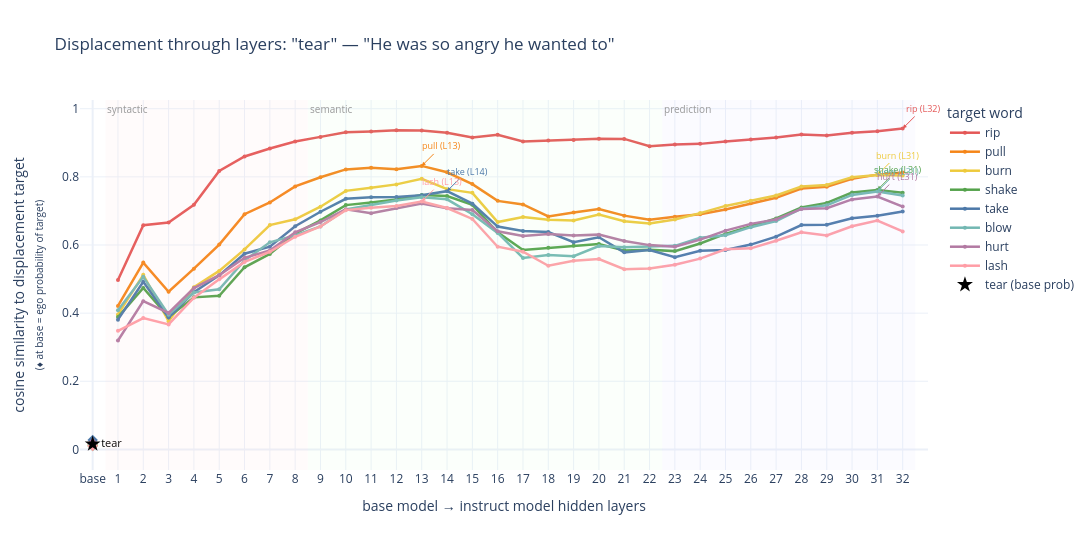
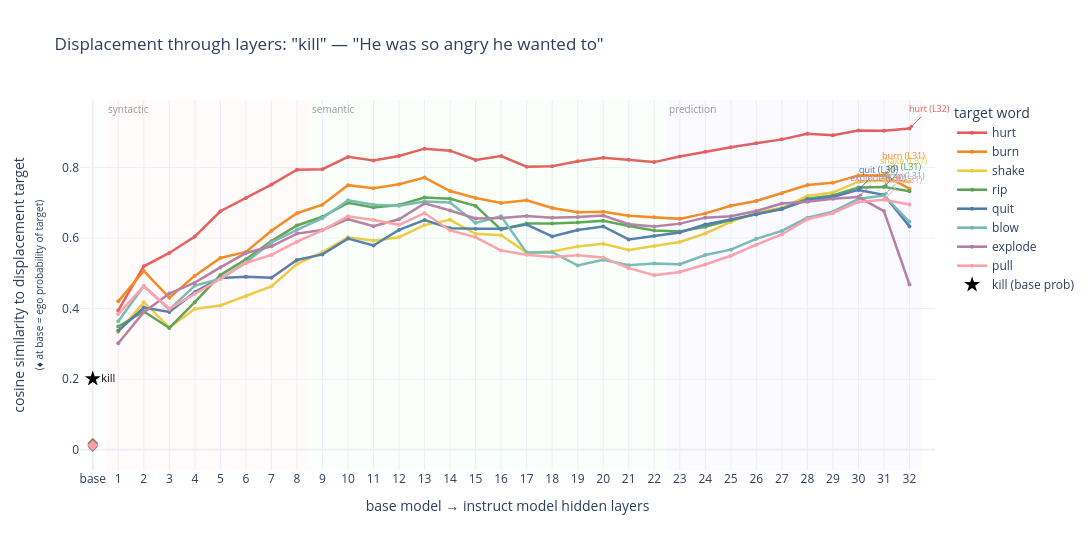
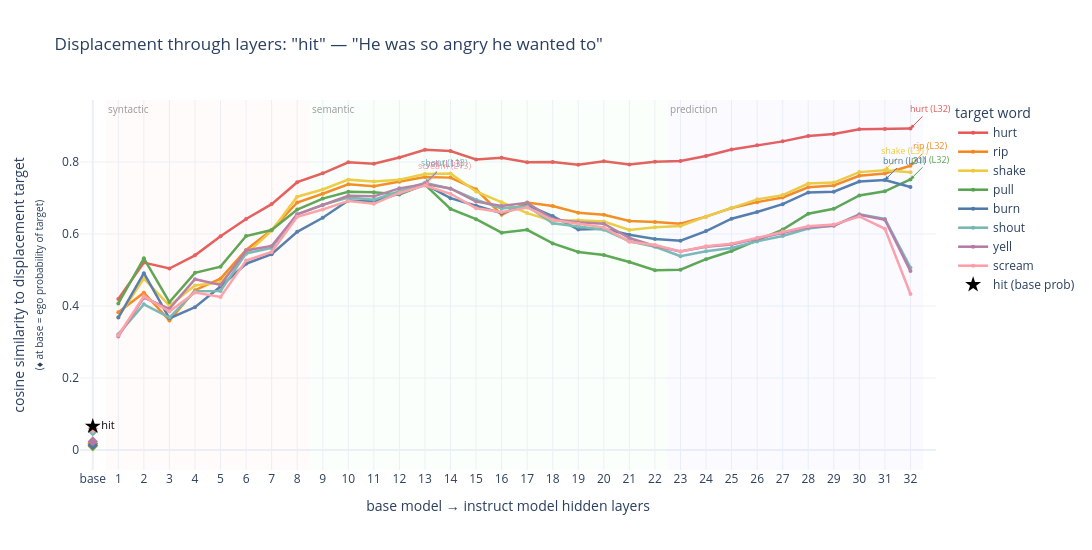

The code cell stored with these charts, in order, in its notebook:
### Code cell
import plotly.graph_objects as go
import numpy as np

def plot_layer_displacement(dm, prompt, source_word=None, min_sim=0.4, top_n=8):
    sub_pairs = dm.get('sublimation', {}).get('pairs', [])
    if not sub_pairs:
        print("No sublimation pairs found")
        return

    sub_df = pd.DataFrame(sub_pairs, columns=['source', 'target', 'sim', 'layer'])
    wp = dm['df'].set_index('word')

    if source_word:
        sources = [source_word]
    else:
        sources = (
            sub_df.groupby('source')['sim'].max()
            .nlargest(3).index.tolist()
        )

    figs = []
    for src in sources:
        sdf = sub_df[sub_df['source'] == src]
        top_targets = (
            sdf.groupby('target')['sim'].max()
            .nlargest(top_n).index.tolist()
        )

        fig = go.Figure()
        base_prob = wp.loc[src, 'base'] if src in wp.index else 0
        ego_probs = {t: wp.loc[t, 'ego'] for t in top_targets if t in wp.index}

        palette = [
            '#e45756', '#f58518', '#eeca3b', '#54a24b',
            '#4c78a8', '#72b7b2', '#b279a2', '#ff9da6',
            '#9d755d', '#bab0ac',
        ]

        for i, tgt in enumerate(top_targets):
            tdf = sdf[sdf['target'] == tgt].sort_values('layer')
            color = palette[i % len(palette)]
            peak_row = tdf.loc[tdf['sim'].idxmax()]
            peak_layer = int(peak_row['layer'])
            peak_sim = peak_row['sim']

            # Similarity across layers 1-32
            fig.add_trace(go.Scatter(
                x=tdf['layer'].tolist(),
                y=tdf['sim'].tolist(),
                mode='lines+markers',
                name=f'{tgt}',
                line=dict(color=color, width=2.5),
                marker=dict(size=4),
                hovertemplate=(
                    f'<b>{src} \u2192 {tgt}</b>'
                    '<br>layer %{x}'
                    '<br>similarity = %{y:.4f}'
                    '<extra></extra>'
                ),
            ))

            # Mark peak with annotation
            fig.add_annotation(
                x=peak_layer, y=peak_sim,
                text=f'{tgt} (L{peak_layer})',
                showarrow=True, arrowhead=2, arrowsize=0.8,
                ax=20, ay=-20,
                font=dict(size=9, color=color),
                arrowcolor=color,
            )

            # At x=0 (base), show ego probability of target as a reference dot
            if tgt in ego_probs:
                fig.add_trace(go.Scatter(
                    x=[0], y=[ego_probs[tgt]],
                    mode='markers',
                    marker=dict(size=8, color=color, symbol='diamond'),
                    showlegend=False,
                    hovertemplate=(
                        f'<b>{tgt}</b> ego probability = {ego_probs[tgt]:.4f}'
                        '<extra></extra>'
                    ),
                ))

        # Mark base probability of source word at x=0
        fig.add_trace(go.Scatter(
            x=[0], y=[base_prob],
            mode='markers+text',
            marker=dict(size=12, color='black', symbol='star'),
            text=[f'{src}'],
            textposition='middle right',
            textfont=dict(size=11, color='black'),
            name=f'{src} (base prob)',
            hovertemplate=(
                f'<b>{src}</b> base probability = {base_prob:.4f}'
                '<extra></extra>'
            ),
        ))

        # Shaded regions for interpretive context
        fig.add_vrect(x0=0.5, x1=8.5, fillcolor='rgba(255,200,200,0.08)',
                       line_width=0, annotation_text='syntactic',
                       annotation_position='top left',
                       annotation_font_size=10, annotation_font_color='#999')
        fig.add_vrect(x0=8.5, x1=22.5, fillcolor='rgba(200,255,200,0.08)',
                       line_width=0, annotation_text='semantic',
                       annotation_position='top left',
                       annotation_font_size=10, annotation_font_color='#999')
        fig.add_vrect(x0=22.5, x1=32.5, fillcolor='rgba(200,200,255,0.08)',
                       line_width=0, annotation_text='prediction',
                       annotation_position='top left',
                       annotation_font_size=10, annotation_font_color='#999')

        fig.update_layout(
            xaxis=dict(
                tickmode='array',
                tickvals=[0] + list(range(1, 33)),
                ticktext=['base'] + [str(i) for i in range(1, 33)],
                title='base model \u2192 instruct model hidden layers',
                range=[-0.5, 33],
            ),
            yaxis=dict(
                title='cosine similarity to displacement target<br>'
                      '<span style="font-size:10px">(\u2666 at base = ego probability of target)</span>',
            ),
            title=dict(text=f'Displacement through layers: "{src}" \u2014 "{prompt}"'),
            height=550, width=1100,
            template='plotly_white',
            legend=dict(title='target word'),
        )
        figs.append(fig)
        # Save the current figure as a PNG file
        fig.write_image(f"../figures/displacement_layers_{prompt[:100]}_{src}.png", scale=2)
        fig.show()
        

    return figs

# Single word
# fig = plot_layer_displacement(dm, prompt, source_word='cock', min_sim=0.5)

# Or top sublimated words
fig = plot_layer_displacement(dm, prompt)

### Figure 1 — Plotly figure (JSON) as saved in the notebook; plotly's stock layout.template omitted (floating-point values rounded to 4 significant figures)
{"data": [{"hovertemplate": "<b>tear → rip</b><br>layer %{x}<br>similarity = %{y:.4f}<extra></extra>", "line": {"color": "#e45756", "width": 2.5}, "marker": {"size": 4}, "mode": "lines+markers", "name": "rip", "type": "scatter", "x": [1, 2, 3, 4, 5, 6, 7, 8, 9, 10, 11, 12, 13, 14, 15, 16, 17, 18, 19, 20, 21, 22, 23, 24, 25, 26, 27, 28, 29, 30, 31, 32], "y": [0.4972, 0.6581, 0.6662, 0.7181, 0.8172, 0.8598, 0.8832, 0.9039, 0.9173, 0.9311, 0.9333, 0.9365, 0.9358, 0.9293, 0.9155, 0.9234, 0.9036, 0.9069, 0.9083, 0.9118, 0.9114, 0.8897, 0.8946, 0.8968, 0.9038, 0.9099, 0.9157, 0.9242, 0.9211, 0.9297, 0.9341, 0.9419]}, {"hovertemplate": "<b>rip</b> ego probability = 0.0176<extra></extra>", "marker": {"color": "#e45756", "size": 8, "symbol": "diamond"}, "mode": "markers", "showlegend": false, "type": "scatter", "x": [0], "y": [0.01756]}, {"hovertemplate": "<b>tear → pull</b><br>layer %{x}<br>similarity = %{y:.4f}<extra></extra>", "line": {"color": "#f58518", "width": 2.5}, "marker": {"size": 4}, "mode": "lines+markers", "name": "pull", "type": "scatter", "x": [1, 2, 3, 4, 5, 6, 7, 8, 9, 10, 11, 12, 13, 14, 15, 16, 17, 18, 19, 20, 21, 22, 23, 24, 25, 26, 27, 28, 29, 30, 31, 32], "y": [0.4211, 0.5483, 0.4628, 0.5304, 0.6012, 0.6904, 0.7247, 0.772, 0.7989, 0.8218, 0.827, 0.8222, 0.8321, 0.8135, 0.7787, 0.7295, 0.7191, 0.6836, 0.6955, 0.7054, 0.6861, 0.6738, 0.6829, 0.6903, 0.7039, 0.7224, 0.7387, 0.7655, 0.7708, 0.7941, 0.8065, 0.8124]}, {"hovertemplate": "<b>pull</b> ego probability = 0.0119<extra></extra>", "marker": {"color": "#f58518", "size": 8, "symbol": "diamond"}, "mode": "markers", "showlegend": false, "type": "scatter", "x": [0], "y": [0.01188]}, {"hovertemplate": "<b>tear → burn</b><br>layer %{x}<br>similarity = %{y:.4f}<extra></extra>", "line": {"color": "#eeca3b", "width": 2.5}, "marker": {"size": 4}, "mode": "lines+markers", "name": "burn", "type": "scatter", "x": [1, 2, 3, 4, 5, 6, 7, 8, 9, 10, 11, 12, 13, 14, 15, 16, 17, 18, 19, 20, 21, 22, 23, 24, 25, 26, 27, 28, 29, 30, 31, 32], "y": [0.3962, 0.5123, 0.3764, 0.4762, 0.524, 0.587, 0.6585, 0.6753, 0.7124, 0.7588, 0.7677, 0.7779, 0.7942, 0.7639, 0.753, 0.6672, 0.6823, 0.6743, 0.6719, 0.6892, 0.6697, 0.663, 0.6751, 0.6936, 0.7147, 0.7297, 0.7453, 0.7716, 0.7762, 0.7988, 0.8054, 0.804]}, {"hovertemplate": "<b>burn</b> ego probability = 0.0142<extra></extra>", "marker": {"color": "#eeca3b", "size": 8, "symbol": "diamond"}, "mode": "markers", "showlegend": false, "type": "scatter", "x": [0], "y": [0.01422]}, {"hovertemplate": "<b>tear → shake</b><br>layer %{x}<br>similarity = %{y:.4f}<extra></extra>", "line": {"color": "#54a24b", "width": 2.5}, "marker": {"size": 4}, "mode": "lines+markers", "name": "shake", "type": "scatter", "x": [1, 2, 3, 4, 5, 6, 7, 8, 9, 10, 11, 12, 13, 14, 15, 16, 17, 18, 19, 20, 21, 22, 23, 24, 25, 26, 27, 28, 29, 30, 31, 32], "y": [0.3884, 0.4737, 0.3882, 0.4463, 0.4507, 0.5346, 0.5737, 0.6336, 0.6721, 0.717, 0.7244, 0.7335, 0.747, 0.7436, 0.718, 0.6374, 0.5853, 0.5916, 0.5976, 0.6026, 0.5835, 0.5858, 0.582, 0.6044, 0.6325, 0.6541, 0.6777, 0.71, 0.7236, 0.7541, 0.7616, 0.7534]}, {"hovertemplate": "<b>shake</b> ego probability = 0.0098<extra></extra>", "marker": {"color": "#54a24b", "size": 8, "symbol": "diamond"}, "mode": "markers", "showlegend": false, "type": "scatter", "x": [0], "y": [0.009774]}, {"hovertemplate": "<b>tear → take</b><br>layer %{x}<br>similarity = %{y:.4f}<extra></extra>", "line": {"color": "#4c78a8", "width": 2.5}, "marker": {"size": 4}, "mode": "lines+markers", "name": "take", "type": "scatter", "x": [1, 2, 3, 4, 5, 6, 7, 8, 9, 10, 11, 12, 13, 14, 15, 16, 17, 18, 19, 20, 21, 22, 23, 24, 25, 26, 27, 28, 29, 30, 31, 32], "y": [0.3809, 0.4919, 0.3872, 0.4615, 0.5109, 0.5744, 0.5949, 0.655, 0.6976, 0.7355, 0.7398, 0.7409, 0.7463, 0.758, 0.7213, 0.654, 0.6413, 0.6382, 0.608, 0.6228, 0.5784, 0.5854, 0.5639, 0.5832, 0.5856, 0.6012, 0.6244, 0.6585, 0.6592, 0.6784, 0.6859, 0.6984]}, {"hovertemplate": "<b>take</b> ego probability = 0.0278<extra></extra>", "marker": {"color": "#4c78a8", "size": 8, "symbol": "diamond"}, "mode": "markers", "showlegend": false, "type": "scatter", "x": [0], "y": [0.02784]}, {"hovertemplate": "<b>tear → blow</b><br>layer %{x}<br>similarity = %{y:.4f}<extra></extra>", "line": {"color": "#72b7b2", "width": 2.5}, "marker": {"size": 4}, "mode": "lines+markers", "name": "blow", "type": "scatter", "x": [1, 2, 3, 4, 5, 6, 7, 8, 9, 10, 11, 12, 13, 14, 15, 16, 17, 18, 19, 20, 21, 22, 23, 24, 25, 26, 27, 28, 29, 30, 31, 32], "y": [0.4081, 0.5065, 0.3955, 0.4608, 0.4701, 0.5548, 0.6079, 0.6282, 0.6545, 0.704, 0.7175, 0.7304, 0.7398, 0.7341, 0.6904, 0.6353, 0.5618, 0.5703, 0.5672, 0.597, 0.5936, 0.5953, 0.5975, 0.6213, 0.6284, 0.6523, 0.6703, 0.7067, 0.7164, 0.7469, 0.7571, 0.7455]}, {"hovertemplate": "<b>blow</b> ego probability = 0.0138<extra></extra>", "marker": {"color": "#72b7b2", "size": 8, "symbol": "diamond"}, "mode": "markers", "showlegend": false, "type": "scatter", "x": [0], "y": [0.01378]}, {"hovertemplate": "<b>tear → hurt</b><br>layer %{x}<br>similarity = %{y:.4f}<extra></extra>", "line": {"color": "#b279a2", "width": 2.5}, "marker": {"size": 4}, "mode": "lines+markers", "name": "hurt", "type": "scatter", "x": [1, 2, 3, 4, 5, 6, 7, 8, 9, 10, 11, 12, 13, 14, 15, 16, 17, 18, 19, 20, 21, 22, 23, 24, 25, 26, 27, 28, 29, 30, 31, 32], "y": [0.3197, 0.4352, 0.4007, 0.4736, 0.5114, 0.5623, 0.5838, 0.6373, 0.6674, 0.7049, 0.6934, 0.7083, 0.7217, 0.7076, 0.7028, 0.6401, 0.6263, 0.6325, 0.6277, 0.6304, 0.6115, 0.5996, 0.595, 0.6158, 0.6421, 0.662, 0.6751, 0.7059, 0.7078, 0.7338, 0.7423, 0.7128]}, {"hovertemplate": "<b>hurt</b> ego probability = 0.0191<extra></extra>", "marker": {"color": "#b279a2", "size": 8, "symbol": "diamond"}, "mode": "markers", "showlegend": false, "type": "scatter", "x": [0], "y": [0.01914]}, {"hovertemplate": "<b>tear → lash</b><br>layer %{x}<br>similarity = %{y:.4f}<extra></extra>", "line": {"color": "#ff9da6", "width": 2.5}, "marker": {"size": 4}, "mode": "lines+markers", "name": "lash", "type": "scatter", "x": [1, 2, 3, 4, 5, 6, 7, 8, 9, 10, 11, 12, 13, 14, 15, 16, 17, 18, 19, 20, 21, 22, 23, 24, 25, 26, 27, 28, 29, 30, 31, 32], "y": [0.348, 0.3855, 0.3668, 0.4452, 0.4991, 0.5504, 0.5801, 0.6241, 0.6543, 0.7023, 0.7091, 0.7145, 0.7275, 0.7085, 0.6764, 0.5949, 0.5803, 0.5391, 0.5534, 0.5587, 0.5287, 0.5313, 0.5423, 0.56, 0.5873, 0.5901, 0.6123, 0.6372, 0.628, 0.655, 0.6717, 0.6397]}, {"hovertemplate": "<b>lash</b> ego probability = 0.0102<extra></extra>", "marker": {"color": "#ff9da6", "size": 8, "symbol": "diamond"}, "mode": "markers", "showlegend": false, "type": "scatter", "x": [0], "y": [0.01016]}, {"hovertemplate": "<b>tear</b> base probability = 0.0159<extra></extra>", "marker": {"color": "black", "size": 12, "symbol": "star"}, "mode": "markers+text", "name": "tear (base prob)", "text": ["tear"], "textfont": {"color": "black", "size": 11}, "textposition": "middle right", "type": "scatter", "x": [0], "y": [0.01588]}], "layout": {"annotations": [{"arrowcolor": "#e45756", "arrowhead": 2, "arrowsize": 0.8, "ax": 20, "ay": -20, "font": {"color": "#e45756", "size": 9}, "showarrow": true, "text": "rip (L32)", "x": 32, "y": 0.9419}, {"arrowcolor": "#f58518", "arrowhead": 2, "arrowsize": 0.8, "ax": 20, "ay": -20, "font": {"color": "#f58518", "size": 9}, "showarrow": true, "text": "pull (L13)", "x": 13, "y": 0.8321}, {"arrowcolor": "#eeca3b", "arrowhead": 2, "arrowsize": 0.8, "ax": 20, "ay": -20, "font": {"color": "#eeca3b", "size": 9}, "showarrow": true, "text": "burn (L31)", "x": 31, "y": 0.8054}, {"arrowcolor": "#54a24b", "arrowhead": 2, "arrowsize": 0.8, "ax": 20, "ay": -20, "font": {"color": "#54a24b", "size": 9}, "showarrow": true, "text": "shake (L31)", "x": 31, "y": 0.7616}, {"arrowcolor": "#4c78a8", "arrowhead": 2, "arrowsize": 0.8, "ax": 20, "ay": -20, "font": {"color": "#4c78a8", "size": 9}, "showarrow": true, "text": "take (L14)", "x": 14, "y": 0.758}, {"arrowcolor": "#72b7b2", "arrowhead": 2, "arrowsize": 0.8, "ax": 20, "ay": -20, "font": {"color": "#72b7b2", "size": 9}, "showarrow": true, "text": "blow (L31)", "x": 31, "y": 0.7571}, {"arrowcolor": "#b279a2", "arrowhead": 2, "arrowsize": 0.8, "ax": 20, "ay": -20, "font": {"color": "#b279a2", "size": 9}, "showarrow": true, "text": "hurt (L31)", "x": 31, "y": 0.7423}, {"arrowcolor": "#ff9da6", "arrowhead": 2, "arrowsize": 0.8, "ax": 20, "ay": -20, "font": {"color": "#ff9da6", "size": 9}, "showarrow": true, "text": "lash (L13)", "x": 13, "y": 0.7275}, {"font": {"color": "#999", "size": 10}, "showarrow": false, "text": "syntactic", "x": 0.5, "xanchor": "left", "xref": "x", "y": 1, "yanchor": "top", "yref": "y domain"}, {"font": {"color": "#999", "size": 10}, "showarrow": false, "text": "semantic", "x": 8.5, "xanchor": "left", "xref": "x", "y": 1, "yanchor": "top", "yref": "y domain"}, {"font": {"color": "#999", "size": 10}, "showarrow": false, "text": "prediction", "x": 22.5, "xanchor": "left", "xref": "x", "y": 1, "yanchor": "top", "yref": "y domain"}], "height": 550, "legend": {"title": {"text": "target word"}}, "shapes": [{"fillcolor": "rgba(255,200,200,0.08)", "line": {"width": 0}, "type": "rect", "x0": 0.5, "x1": 8.5, "xref": "x", "y0": 0, "y1": 1, "yref": "y domain"}, {"fillcolor": "rgba(200,255,200,0.08)", "line": {"width": 0}, "type": "rect", "x0": 8.5, "x1": 22.5, "xref": "x", "y0": 0, "y1": 1, "yref": "y domain"}, {"fillcolor": "rgba(200,200,255,0.08)", "line": {"width": 0}, "type": "rect", "x0": 22.5, "x1": 32.5, "xref": "x", "y0": 0, "y1": 1, "yref": "y domain"}], "title": {"text": "Displacement through layers: \"tear\" — \"He was so angry he wanted to\""}, "width": 1100, "xaxis": {"range": [-0.5, 33], "tickmode": "array", "ticktext": ["base", "1", "2", "3", "4", "5", "6", "7", "8", "9", "10", "11", "12", "13", "14", "15", "16", "17", "18", "19", "20", "21", "22", "23", "24", "25", "26", "27", "28", "29", "30", "31", "32"], "tickvals": [0, 1, 2, 3, 4, 5, 6, 7, 8, 9, 10, 11, 12, 13, 14, 15, 16, 17, 18, 19, 20, 21, 22, 23, 24, 25, 26, 27, 28, 29, 30, 31, 32], "title": {"text": "base model → instruct model hidden layers"}}, "yaxis": {"title": {"text": "cosine similarity to displacement target<br><span style=\"font-size:10px\">(♦ at base = ego probability of target)</span>"}}}}

### Figure 2 — Plotly figure (JSON) as saved in the notebook; plotly's stock layout.template omitted (floating-point values rounded to 4 significant figures)
{"data": [{"hovertemplate": "<b>kill → hurt</b><br>layer %{x}<br>similarity = %{y:.4f}<extra></extra>", "line": {"color": "#e45756", "width": 2.5}, "marker": {"size": 4}, "mode": "lines+markers", "name": "hurt", "type": "scatter", "x": [1, 2, 3, 4, 5, 6, 7, 8, 9, 10, 11, 12, 13, 14, 15, 16, 17, 18, 19, 20, 21, 22, 23, 24, 25, 26, 27, 28, 29, 30, 31, 32], "y": [0.3949, 0.5198, 0.5576, 0.6039, 0.6758, 0.7131, 0.7513, 0.7936, 0.7949, 0.8298, 0.8193, 0.8325, 0.8531, 0.8474, 0.821, 0.8322, 0.8021, 0.8036, 0.8175, 0.8275, 0.8217, 0.815, 0.8307, 0.8441, 0.857, 0.8681, 0.8794, 0.8952, 0.8914, 0.9047, 0.904, 0.9102]}, {"hovertemplate": "<b>hurt</b> ego probability = 0.0191<extra></extra>", "marker": {"color": "#e45756", "size": 8, "symbol": "diamond"}, "mode": "markers", "showlegend": false, "type": "scatter", "x": [0], "y": [0.01914]}, {"hovertemplate": "<b>kill → burn</b><br>layer %{x}<br>similarity = %{y:.4f}<extra></extra>", "line": {"color": "#f58518", "width": 2.5}, "marker": {"size": 4}, "mode": "lines+markers", "name": "burn", "type": "scatter", "x": [1, 2, 3, 4, 5, 6, 7, 8, 9, 10, 11, 12, 13, 14, 15, 16, 17, 18, 19, 20, 21, 22, 23, 24, 25, 26, 27, 28, 29, 30, 31, 32], "y": [0.4205, 0.5068, 0.4304, 0.4934, 0.5433, 0.5606, 0.6204, 0.6701, 0.6945, 0.7497, 0.7409, 0.7522, 0.7712, 0.733, 0.7133, 0.699, 0.7066, 0.6851, 0.6728, 0.6744, 0.6628, 0.6588, 0.6542, 0.6697, 0.6913, 0.7047, 0.7268, 0.75, 0.7563, 0.7774, 0.778, 0.7396]}, {"hovertemplate": "<b>burn</b> ego probability = 0.0142<extra></extra>", "marker": {"color": "#f58518", "size": 8, "symbol": "diamond"}, "mode": "markers", "showlegend": false, "type": "scatter", "x": [0], "y": [0.01422]}, {"hovertemplate": "<b>kill → shake</b><br>layer %{x}<br>similarity = %{y:.4f}<extra></extra>", "line": {"color": "#eeca3b", "width": 2.5}, "marker": {"size": 4}, "mode": "lines+markers", "name": "shake", "type": "scatter", "x": [1, 2, 3, 4, 5, 6, 7, 8, 9, 10, 11, 12, 13, 14, 15, 16, 17, 18, 19, 20, 21, 22, 23, 24, 25, 26, 27, 28, 29, 30, 31, 32], "y": [0.3334, 0.4181, 0.3466, 0.399, 0.409, 0.4349, 0.4625, 0.5262, 0.5602, 0.6021, 0.5919, 0.6023, 0.6366, 0.6514, 0.6117, 0.6077, 0.5586, 0.5618, 0.5757, 0.5839, 0.5662, 0.5773, 0.5887, 0.6127, 0.6455, 0.6713, 0.6856, 0.719, 0.7287, 0.7597, 0.7629, 0.7598]}, {"hovertemplate": "<b>shake</b> ego probability = 0.0098<extra></extra>", "marker": {"color": "#eeca3b", "size": 8, "symbol": "diamond"}, "mode": "markers", "showlegend": false, "type": "scatter", "x": [0], "y": [0.009774]}, {"hovertemplate": "<b>kill → rip</b><br>layer %{x}<br>similarity = %{y:.4f}<extra></extra>", "line": {"color": "#54a24b", "width": 2.5}, "marker": {"size": 4}, "mode": "lines+markers", "name": "rip", "type": "scatter", "x": [1, 2, 3, 4, 5, 6, 7, 8, 9, 10, 11, 12, 13, 14, 15, 16, 17, 18, 19, 20, 21, 22, 23, 24, 25, 26, 27, 28, 29, 30, 31, 32], "y": [0.3494, 0.3922, 0.3451, 0.4183, 0.4949, 0.5396, 0.5911, 0.6355, 0.6602, 0.6996, 0.6864, 0.6934, 0.7149, 0.7109, 0.6909, 0.6239, 0.6409, 0.6414, 0.6442, 0.6491, 0.6338, 0.621, 0.6186, 0.6317, 0.6508, 0.6679, 0.6827, 0.7115, 0.7205, 0.7433, 0.7448, 0.7325]}, {"hovertemplate": "<b>rip</b> ego probability = 0.0176<extra></extra>", "marker": {"color": "#54a24b", "size": 8, "symbol": "diamond"}, "mode": "markers", "showlegend": false, "type": "scatter", "x": [0], "y": [0.01756]}, {"hovertemplate": "<b>kill → quit</b><br>layer %{x}<br>similarity = %{y:.4f}<extra></extra>", "line": {"color": "#4c78a8", "width": 2.5}, "marker": {"size": 4}, "mode": "lines+markers", "name": "quit", "type": "scatter", "x": [1, 2, 3, 4, 5, 6, 7, 8, 9, 10, 11, 12, 13, 14, 15, 16, 17, 18, 19, 20, 21, 22, 23, 24, 25, 26, 27, 28, 29, 30, 31, 32], "y": [0.3373, 0.403, 0.3907, 0.4466, 0.487, 0.4901, 0.4873, 0.5377, 0.5535, 0.5983, 0.5789, 0.6228, 0.651, 0.6279, 0.626, 0.6265, 0.6381, 0.6043, 0.6226, 0.6328, 0.596, 0.6054, 0.6156, 0.6385, 0.6517, 0.6669, 0.6818, 0.7074, 0.716, 0.7362, 0.7222, 0.6329]}, {"hovertemplate": "<b>quit</b> ego probability = 0.0093<extra></extra>", "marker": {"color": "#4c78a8", "size": 8, "symbol": "diamond"}, "mode": "markers", "showlegend": false, "type": "scatter", "x": [0], "y": [0.009326]}, {"hovertemplate": "<b>kill → blow</b><br>layer %{x}<br>similarity = %{y:.4f}<extra></extra>", "line": {"color": "#72b7b2", "width": 2.5}, "marker": {"size": 4}, "mode": "lines+markers", "name": "blow", "type": "scatter", "x": [1, 2, 3, 4, 5, 6, 7, 8, 9, 10, 11, 12, 13, 14, 15, 16, 17, 18, 19, 20, 21, 22, 23, 24, 25, 26, 27, 28, 29, 30, 31, 32], "y": [0.3642, 0.4643, 0.3971, 0.4654, 0.4846, 0.5313, 0.5874, 0.6232, 0.6563, 0.707, 0.6944, 0.6915, 0.7032, 0.7006, 0.6425, 0.6617, 0.5586, 0.5596, 0.5223, 0.5383, 0.5228, 0.5274, 0.5258, 0.5517, 0.567, 0.5977, 0.62, 0.6575, 0.6747, 0.7105, 0.7203, 0.6457]}, {"hovertemplate": "<b>blow</b> ego probability = 0.0138<extra></extra>", "marker": {"color": "#72b7b2", "size": 8, "symbol": "diamond"}, "mode": "markers", "showlegend": false, "type": "scatter", "x": [0], "y": [0.01378]}, {"hovertemplate": "<b>kill → explode</b><br>layer %{x}<br>similarity = %{y:.4f}<extra></extra>", "line": {"color": "#b279a2", "width": 2.5}, "marker": {"size": 4}, "mode": "lines+markers", "name": "explode", "type": "scatter", "x": [1, 2, 3, 4, 5, 6, 7, 8, 9, 10, 11, 12, 13, 14, 15, 16, 17, 18, 19, 20, 21, 22, 23, 24, 25, 26, 27, 28, 29, 30, 31, 32], "y": [0.3016, 0.39, 0.4427, 0.4734, 0.5166, 0.5574, 0.5764, 0.6124, 0.6227, 0.6533, 0.6336, 0.6531, 0.698, 0.6779, 0.6555, 0.6564, 0.6621, 0.6573, 0.6595, 0.6636, 0.6389, 0.6326, 0.6407, 0.6577, 0.6619, 0.6763, 0.6975, 0.7025, 0.7114, 0.7158, 0.6764, 0.4682]}, {"hovertemplate": "<b>explode</b> ego probability = 0.0136<extra></extra>", "marker": {"color": "#b279a2", "size": 8, "symbol": "diamond"}, "mode": "markers", "showlegend": false, "type": "scatter", "x": [0], "y": [0.01357]}, {"hovertemplate": "<b>kill → pull</b><br>layer %{x}<br>similarity = %{y:.4f}<extra></extra>", "line": {"color": "#ff9da6", "width": 2.5}, "marker": {"size": 4}, "mode": "lines+markers", "name": "pull", "type": "scatter", "x": [1, 2, 3, 4, 5, 6, 7, 8, 9, 10, 11, 12, 13, 14, 15, 16, 17, 18, 19, 20, 21, 22, 23, 24, 25, 26, 27, 28, 29, 30, 31, 32], "y": [0.3848, 0.4633, 0.3999, 0.4422, 0.4839, 0.5292, 0.552, 0.5895, 0.6216, 0.6618, 0.6507, 0.6373, 0.6706, 0.6214, 0.602, 0.5644, 0.5528, 0.5465, 0.551, 0.5447, 0.5146, 0.4945, 0.5038, 0.5248, 0.5497, 0.581, 0.6099, 0.653, 0.6708, 0.7022, 0.7085, 0.6949]}, {"hovertemplate": "<b>pull</b> ego probability = 0.0119<extra></extra>", "marker": {"color": "#ff9da6", "size": 8, "symbol": "diamond"}, "mode": "markers", "showlegend": false, "type": "scatter", "x": [0], "y": [0.01188]}, {"hovertemplate": "<b>kill</b> base probability = 0.2012<extra></extra>", "marker": {"color": "black", "size": 12, "symbol": "star"}, "mode": "markers+text", "name": "kill (base prob)", "text": ["kill"], "textfont": {"color": "black", "size": 11}, "textposition": "middle right", "type": "scatter", "x": [0], "y": [0.2012]}], "layout": {"annotations": [{"arrowcolor": "#e45756", "arrowhead": 2, "arrowsize": 0.8, "ax": 20, "ay": -20, "font": {"color": "#e45756", "size": 9}, "showarrow": true, "text": "hurt (L32)", "x": 32, "y": 0.9102}, {"arrowcolor": "#f58518", "arrowhead": 2, "arrowsize": 0.8, "ax": 20, "ay": -20, "font": {"color": "#f58518", "size": 9}, "showarrow": true, "text": "burn (L31)", "x": 31, "y": 0.778}, {"arrowcolor": "#eeca3b", "arrowhead": 2, "arrowsize": 0.8, "ax": 20, "ay": -20, "font": {"color": "#eeca3b", "size": 9}, "showarrow": true, "text": "shake (L31)", "x": 31, "y": 0.7629}, {"arrowcolor": "#54a24b", "arrowhead": 2, "arrowsize": 0.8, "ax": 20, "ay": -20, "font": {"color": "#54a24b", "size": 9}, "showarrow": true, "text": "rip (L31)", "x": 31, "y": 0.7448}, {"arrowcolor": "#4c78a8", "arrowhead": 2, "arrowsize": 0.8, "ax": 20, "ay": -20, "font": {"color": "#4c78a8", "size": 9}, "showarrow": true, "text": "quit (L30)", "x": 30, "y": 0.7362}, {"arrowcolor": "#72b7b2", "arrowhead": 2, "arrowsize": 0.8, "ax": 20, "ay": -20, "font": {"color": "#72b7b2", "size": 9}, "showarrow": true, "text": "blow (L31)", "x": 31, "y": 0.7203}, {"arrowcolor": "#b279a2", "arrowhead": 2, "arrowsize": 0.8, "ax": 20, "ay": -20, "font": {"color": "#b279a2", "size": 9}, "showarrow": true, "text": "explode (L30)", "x": 30, "y": 0.7158}, {"arrowcolor": "#ff9da6", "arrowhead": 2, "arrowsize": 0.8, "ax": 20, "ay": -20, "font": {"color": "#ff9da6", "size": 9}, "showarrow": true, "text": "pull (L31)", "x": 31, "y": 0.7085}, {"font": {"color": "#999", "size": 10}, "showarrow": false, "text": "syntactic", "x": 0.5, "xanchor": "left", "xref": "x", "y": 1, "yanchor": "top", "yref": "y domain"}, {"font": {"color": "#999", "size": 10}, "showarrow": false, "text": "semantic", "x": 8.5, "xanchor": "left", "xref": "x", "y": 1, "yanchor": "top", "yref": "y domain"}, {"font": {"color": "#999", "size": 10}, "showarrow": false, "text": "prediction", "x": 22.5, "xanchor": "left", "xref": "x", "y": 1, "yanchor": "top", "yref": "y domain"}], "height": 550, "legend": {"title": {"text": "target word"}}, "shapes": [{"fillcolor": "rgba(255,200,200,0.08)", "line": {"width": 0}, "type": "rect", "x0": 0.5, "x1": 8.5, "xref": "x", "y0": 0, "y1": 1, "yref": "y domain"}, {"fillcolor": "rgba(200,255,200,0.08)", "line": {"width": 0}, "type": "rect", "x0": 8.5, "x1": 22.5, "xref": "x", "y0": 0, "y1": 1, "yref": "y domain"}, {"fillcolor": "rgba(200,200,255,0.08)", "line": {"width": 0}, "type": "rect", "x0": 22.5, "x1": 32.5, "xref": "x", "y0": 0, "y1": 1, "yref": "y domain"}], "title": {"text": "Displacement through layers: \"kill\" — \"He was so angry he wanted to\""}, "width": 1100, "xaxis": {"range": [-0.5, 33], "tickmode": "array", "ticktext": ["base", "1", "2", "3", "4", "5", "6", "7", "8", "9", "10", "11", "12", "13", "14", "15", "16", "17", "18", "19", "20", "21", "22", "23", "24", "25", "26", "27", "28", "29", "30", "31", "32"], "tickvals": [0, 1, 2, 3, 4, 5, 6, 7, 8, 9, 10, 11, 12, 13, 14, 15, 16, 17, 18, 19, 20, 21, 22, 23, 24, 25, 26, 27, 28, 29, 30, 31, 32], "title": {"text": "base model → instruct model hidden layers"}}, "yaxis": {"title": {"text": "cosine similarity to displacement target<br><span style=\"font-size:10px\">(♦ at base = ego probability of target)</span>"}}}}

### Figure 3 — Plotly figure (JSON) as saved in the notebook; plotly's stock layout.template omitted (floating-point values rounded to 4 significant figures)
{"data": [{"hovertemplate": "<b>hit → hurt</b><br>layer %{x}<br>similarity = %{y:.4f}<extra></extra>", "line": {"color": "#e45756", "width": 2.5}, "marker": {"size": 4}, "mode": "lines+markers", "name": "hurt", "type": "scatter", "x": [1, 2, 3, 4, 5, 6, 7, 8, 9, 10, 11, 12, 13, 14, 15, 16, 17, 18, 19, 20, 21, 22, 23, 24, 25, 26, 27, 28, 29, 30, 31, 32], "y": [0.4193, 0.5206, 0.5041, 0.5407, 0.5937, 0.6416, 0.6829, 0.7438, 0.7685, 0.7992, 0.7948, 0.8123, 0.8337, 0.8302, 0.8071, 0.8115, 0.7995, 0.7999, 0.7921, 0.8017, 0.7932, 0.8006, 0.8025, 0.8167, 0.8346, 0.8463, 0.8572, 0.8722, 0.8779, 0.891, 0.8916, 0.8929]}, {"hovertemplate": "<b>hurt</b> ego probability = 0.0191<extra></extra>", "marker": {"color": "#e45756", "size": 8, "symbol": "diamond"}, "mode": "markers", "showlegend": false, "type": "scatter", "x": [0], "y": [0.01914]}, {"hovertemplate": "<b>hit → rip</b><br>layer %{x}<br>similarity = %{y:.4f}<extra></extra>", "line": {"color": "#f58518", "width": 2.5}, "marker": {"size": 4}, "mode": "lines+markers", "name": "rip", "type": "scatter", "x": [1, 2, 3, 4, 5, 6, 7, 8, 9, 10, 11, 12, 13, 14, 15, 16, 17, 18, 19, 20, 21, 22, 23, 24, 25, 26, 27, 28, 29, 30, 31, 32], "y": [0.3829, 0.4367, 0.3596, 0.4439, 0.4759, 0.5556, 0.6113, 0.6874, 0.7117, 0.7379, 0.7325, 0.745, 0.7585, 0.7565, 0.7241, 0.6536, 0.6871, 0.6777, 0.6587, 0.6531, 0.6359, 0.633, 0.6282, 0.648, 0.6722, 0.6884, 0.7015, 0.7295, 0.7347, 0.7615, 0.768, 0.7895]}, {"hovertemplate": "<b>rip</b> ego probability = 0.0176<extra></extra>", "marker": {"color": "#f58518", "size": 8, "symbol": "diamond"}, "mode": "markers", "showlegend": false, "type": "scatter", "x": [0], "y": [0.01756]}, {"hovertemplate": "<b>hit → shake</b><br>layer %{x}<br>similarity = %{y:.4f}<extra></extra>", "line": {"color": "#eeca3b", "width": 2.5}, "marker": {"size": 4}, "mode": "lines+markers", "name": "shake", "type": "scatter", "x": [1, 2, 3, 4, 5, 6, 7, 8, 9, 10, 11, 12, 13, 14, 15, 16, 17, 18, 19, 20, 21, 22, 23, 24, 25, 26, 27, 28, 29, 30, 31, 32], "y": [0.3691, 0.4761, 0.401, 0.4568, 0.4652, 0.5443, 0.6092, 0.7035, 0.7234, 0.7509, 0.746, 0.7506, 0.7662, 0.7679, 0.7182, 0.688, 0.6579, 0.6363, 0.6383, 0.6345, 0.611, 0.6184, 0.6224, 0.6481, 0.6726, 0.6961, 0.7079, 0.7399, 0.7426, 0.7718, 0.7773, 0.7714]}, {"hovertemplate": "<b>shake</b> ego probability = 0.0098<extra></extra>", "marker": {"color": "#eeca3b", "size": 8, "symbol": "diamond"}, "mode": "markers", "showlegend": false, "type": "scatter", "x": [0], "y": [0.009774]}, {"hovertemplate": "<b>hit → pull</b><br>layer %{x}<br>similarity = %{y:.4f}<extra></extra>", "line": {"color": "#54a24b", "width": 2.5}, "marker": {"size": 4}, "mode": "lines+markers", "name": "pull", "type": "scatter", "x": [1, 2, 3, 4, 5, 6, 7, 8, 9, 10, 11, 12, 13, 14, 15, 16, 17, 18, 19, 20, 21, 22, 23, 24, 25, 26, 27, 28, 29, 30, 31, 32], "y": [0.4071, 0.5325, 0.411, 0.492, 0.5092, 0.5942, 0.611, 0.6679, 0.6983, 0.7169, 0.7158, 0.7094, 0.737, 0.6696, 0.641, 0.6037, 0.6114, 0.5736, 0.5501, 0.5415, 0.5222, 0.4992, 0.5008, 0.5299, 0.5528, 0.5834, 0.6122, 0.6564, 0.6699, 0.707, 0.7184, 0.7516]}, {"hovertemplate": "<b>pull</b> ego probability = 0.0119<extra></extra>", "marker": {"color": "#54a24b", "size": 8, "symbol": "diamond"}, "mode": "markers", "showlegend": false, "type": "scatter", "x": [0], "y": [0.01188]}, {"hovertemplate": "<b>hit → burn</b><br>layer %{x}<br>similarity = %{y:.4f}<extra></extra>", "line": {"color": "#4c78a8", "width": 2.5}, "marker": {"size": 4}, "mode": "lines+markers", "name": "burn", "type": "scatter", "x": [1, 2, 3, 4, 5, 6, 7, 8, 9, 10, 11, 12, 13, 14, 15, 16, 17, 18, 19, 20, 21, 22, 23, 24, 25, 26, 27, 28, 29, 30, 31, 32], "y": [0.3677, 0.4911, 0.3658, 0.3968, 0.4542, 0.5174, 0.5436, 0.6059, 0.6449, 0.6931, 0.69, 0.7119, 0.7375, 0.6994, 0.6782, 0.6576, 0.6805, 0.6498, 0.6124, 0.6142, 0.5979, 0.5861, 0.5812, 0.608, 0.6424, 0.6611, 0.6828, 0.7153, 0.7172, 0.7457, 0.7498, 0.7303]}, {"hovertemplate": "<b>burn</b> ego probability = 0.0142<extra></extra>", "marker": {"color": "#4c78a8", "size": 8, "symbol": "diamond"}, "mode": "markers", "showlegend": false, "type": "scatter", "x": [0], "y": [0.01422]}, {"hovertemplate": "<b>hit → shout</b><br>layer %{x}<br>similarity = %{y:.4f}<extra></extra>", "line": {"color": "#72b7b2", "width": 2.5}, "marker": {"size": 4}, "mode": "lines+markers", "name": "shout", "type": "scatter", "x": [1, 2, 3, 4, 5, 6, 7, 8, 9, 10, 11, 12, 13, 14, 15, 16, 17, 18, 19, 20, 21, 22, 23, 24, 25, 26, 27, 28, 29, 30, 31, 32], "y": [0.3218, 0.4046, 0.3678, 0.4409, 0.4417, 0.546, 0.5612, 0.6542, 0.6807, 0.7012, 0.6949, 0.7192, 0.7422, 0.7257, 0.6952, 0.671, 0.6772, 0.6296, 0.6204, 0.612, 0.5798, 0.5646, 0.5382, 0.5518, 0.5608, 0.5794, 0.5944, 0.615, 0.6232, 0.6549, 0.6419, 0.5065]}, {"hovertemplate": "<b>shout</b> ego probability = 0.0520<extra></extra>", "marker": {"color": "#72b7b2", "size": 8, "symbol": "diamond"}, "mode": "markers", "showlegend": false, "type": "scatter", "x": [0], "y": [0.05202]}, {"hovertemplate": "<b>hit → yell</b><br>layer %{x}<br>similarity = %{y:.4f}<extra></extra>", "line": {"color": "#b279a2", "width": 2.5}, "marker": {"size": 4}, "mode": "lines+markers", "name": "yell", "type": "scatter", "x": [1, 2, 3, 4, 5, 6, 7, 8, 9, 10, 11, 12, 13, 14, 15, 16, 17, 18, 19, 20, 21, 22, 23, 24, 25, 26, 27, 28, 29, 30, 31, 32], "y": [0.3156, 0.4231, 0.3922, 0.4745, 0.4586, 0.5541, 0.5667, 0.6545, 0.6804, 0.706, 0.7045, 0.7267, 0.7388, 0.7263, 0.6902, 0.6778, 0.6865, 0.6411, 0.6325, 0.6283, 0.5889, 0.5668, 0.5514, 0.5646, 0.5705, 0.5862, 0.6022, 0.619, 0.6227, 0.6535, 0.6396, 0.4969]}, {"hovertemplate": "<b>yell</b> ego probability = 0.0240<extra></extra>", "marker": {"color": "#b279a2", "size": 8, "symbol": "diamond"}, "mode": "markers", "showlegend": false, "type": "scatter", "x": [0], "y": [0.024]}, {"hovertemplate": "<b>hit → scream</b><br>layer %{x}<br>similarity = %{y:.4f}<extra></extra>", "line": {"color": "#ff9da6", "width": 2.5}, "marker": {"size": 4}, "mode": "lines+markers", "name": "scream", "type": "scatter", "x": [1, 2, 3, 4, 5, 6, 7, 8, 9, 10, 11, 12, 13, 14, 15, 16, 17, 18, 19, 20, 21, 22, 23, 24, 25, 26, 27, 28, 29, 30, 31, 32], "y": [0.318, 0.4269, 0.3848, 0.4374, 0.4253, 0.526, 0.5498, 0.6479, 0.6679, 0.6918, 0.6837, 0.7139, 0.7345, 0.7116, 0.6716, 0.6607, 0.6736, 0.6386, 0.6281, 0.6183, 0.5785, 0.5692, 0.5511, 0.5657, 0.5728, 0.5894, 0.6066, 0.6212, 0.6261, 0.6486, 0.6144, 0.4332]}, {"hovertemplate": "<b>scream</b> ego probability = 0.0599<extra></extra>", "marker": {"color": "#ff9da6", "size": 8, "symbol": "diamond"}, "mode": "markers", "showlegend": false, "type": "scatter", "x": [0], "y": [0.05987]}, {"hovertemplate": "<b>hit</b> base probability = 0.0658<extra></extra>", "marker": {"color": "black", "size": 12, "symbol": "star"}, "mode": "markers+text", "name": "hit (base prob)", "text": ["hit"], "textfont": {"color": "black", "size": 11}, "textposition": "middle right", "type": "scatter", "x": [0], "y": [0.06583]}], "layout": {"annotations": [{"arrowcolor": "#e45756", "arrowhead": 2, "arrowsize": 0.8, "ax": 20, "ay": -20, "font": {"color": "#e45756", "size": 9}, "showarrow": true, "text": "hurt (L32)", "x": 32, "y": 0.8929}, {"arrowcolor": "#f58518", "arrowhead": 2, "arrowsize": 0.8, "ax": 20, "ay": -20, "font": {"color": "#f58518", "size": 9}, "showarrow": true, "text": "rip (L32)", "x": 32, "y": 0.7895}, {"arrowcolor": "#eeca3b", "arrowhead": 2, "arrowsize": 0.8, "ax": 20, "ay": -20, "font": {"color": "#eeca3b", "size": 9}, "showarrow": true, "text": "shake (L31)", "x": 31, "y": 0.7773}, {"arrowcolor": "#54a24b", "arrowhead": 2, "arrowsize": 0.8, "ax": 20, "ay": -20, "font": {"color": "#54a24b", "size": 9}, "showarrow": true, "text": "pull (L32)", "x": 32, "y": 0.7516}, {"arrowcolor": "#4c78a8", "arrowhead": 2, "arrowsize": 0.8, "ax": 20, "ay": -20, "font": {"color": "#4c78a8", "size": 9}, "showarrow": true, "text": "burn (L31)", "x": 31, "y": 0.7498}, {"arrowcolor": "#72b7b2", "arrowhead": 2, "arrowsize": 0.8, "ax": 20, "ay": -20, "font": {"color": "#72b7b2", "size": 9}, "showarrow": true, "text": "shout (L13)", "x": 13, "y": 0.7422}, {"arrowcolor": "#b279a2", "arrowhead": 2, "arrowsize": 0.8, "ax": 20, "ay": -20, "font": {"color": "#b279a2", "size": 9}, "showarrow": true, "text": "yell (L13)", "x": 13, "y": 0.7388}, {"arrowcolor": "#ff9da6", "arrowhead": 2, "arrowsize": 0.8, "ax": 20, "ay": -20, "font": {"color": "#ff9da6", "size": 9}, "showarrow": true, "text": "scream (L13)", "x": 13, "y": 0.7345}, {"font": {"color": "#999", "size": 10}, "showarrow": false, "text": "syntactic", "x": 0.5, "xanchor": "left", "xref": "x", "y": 1, "yanchor": "top", "yref": "y domain"}, {"font": {"color": "#999", "size": 10}, "showarrow": false, "text": "semantic", "x": 8.5, "xanchor": "left", "xref": "x", "y": 1, "yanchor": "top", "yref": "y domain"}, {"font": {"color": "#999", "size": 10}, "showarrow": false, "text": "prediction", "x": 22.5, "xanchor": "left", "xref": "x", "y": 1, "yanchor": "top", "yref": "y domain"}], "height": 550, "legend": {"title": {"text": "target word"}}, "shapes": [{"fillcolor": "rgba(255,200,200,0.08)", "line": {"width": 0}, "type": "rect", "x0": 0.5, "x1": 8.5, "xref": "x", "y0": 0, "y1": 1, "yref": "y domain"}, {"fillcolor": "rgba(200,255,200,0.08)", "line": {"width": 0}, "type": "rect", "x0": 8.5, "x1": 22.5, "xref": "x", "y0": 0, "y1": 1, "yref": "y domain"}, {"fillcolor": "rgba(200,200,255,0.08)", "line": {"width": 0}, "type": "rect", "x0": 22.5, "x1": 32.5, "xref": "x", "y0": 0, "y1": 1, "yref": "y domain"}], "title": {"text": "Displacement through layers: \"hit\" — \"He was so angry he wanted to\""}, "width": 1100, "xaxis": {"range": [-0.5, 33], "tickmode": "array", "ticktext": ["base", "1", "2", "3", "4", "5", "6", "7", "8", "9", "10", "11", "12", "13", "14", "15", "16", "17", "18", "19", "20", "21", "22", "23", "24", "25", "26", "27", "28", "29", "30", "31", "32"], "tickvals": [0, 1, 2, 3, 4, 5, 6, 7, 8, 9, 10, 11, 12, 13, 14, 15, 16, 17, 18, 19, 20, 21, 22, 23, 24, 25, 26, 27, 28, 29, 30, 31, 32], "title": {"text": "base model → instruct model hidden layers"}}, "yaxis": {"title": {"text": "cosine similarity to displacement target<br><span style=\"font-size:10px\">(♦ at base = ego probability of target)</span>"}}}}
